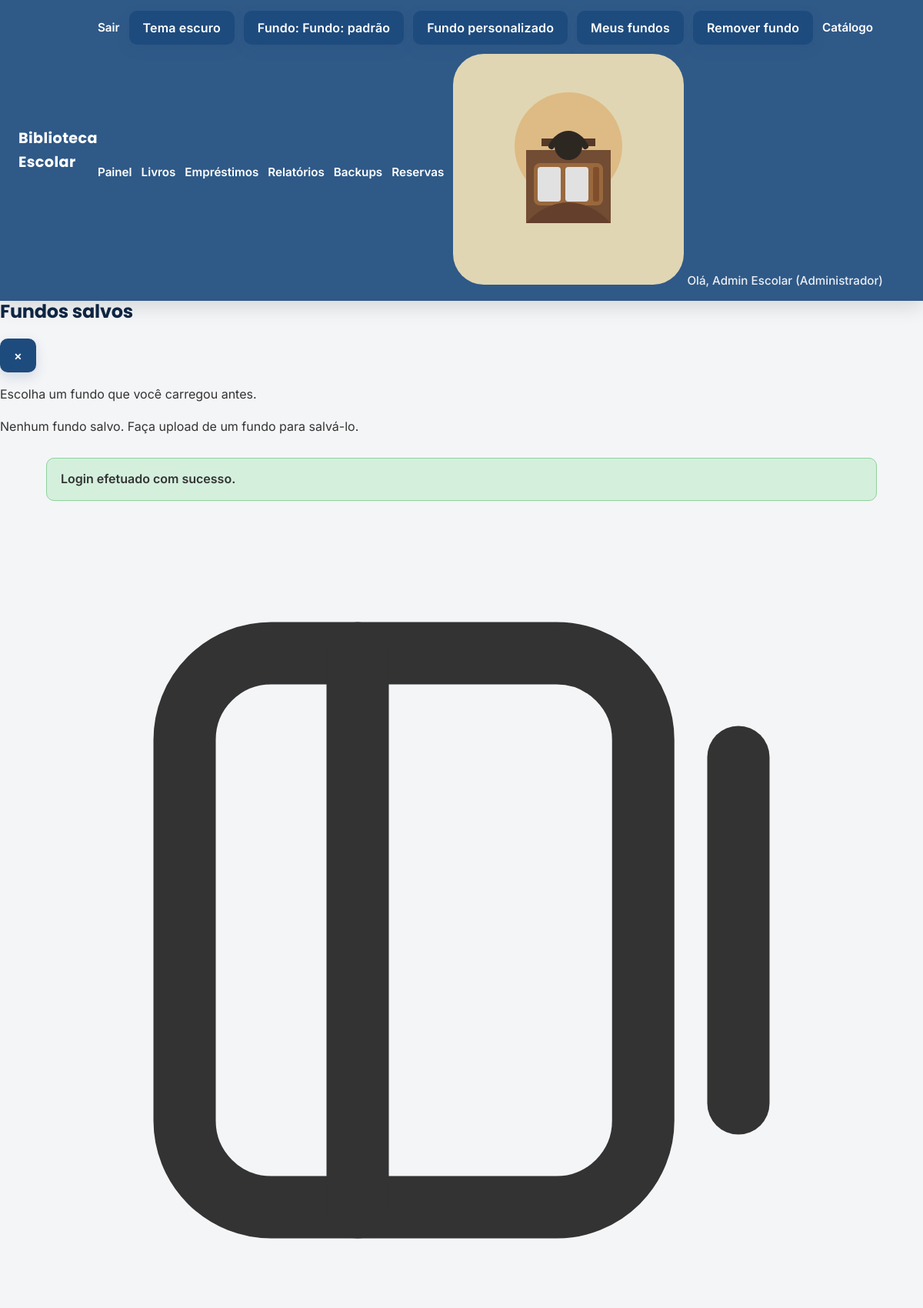
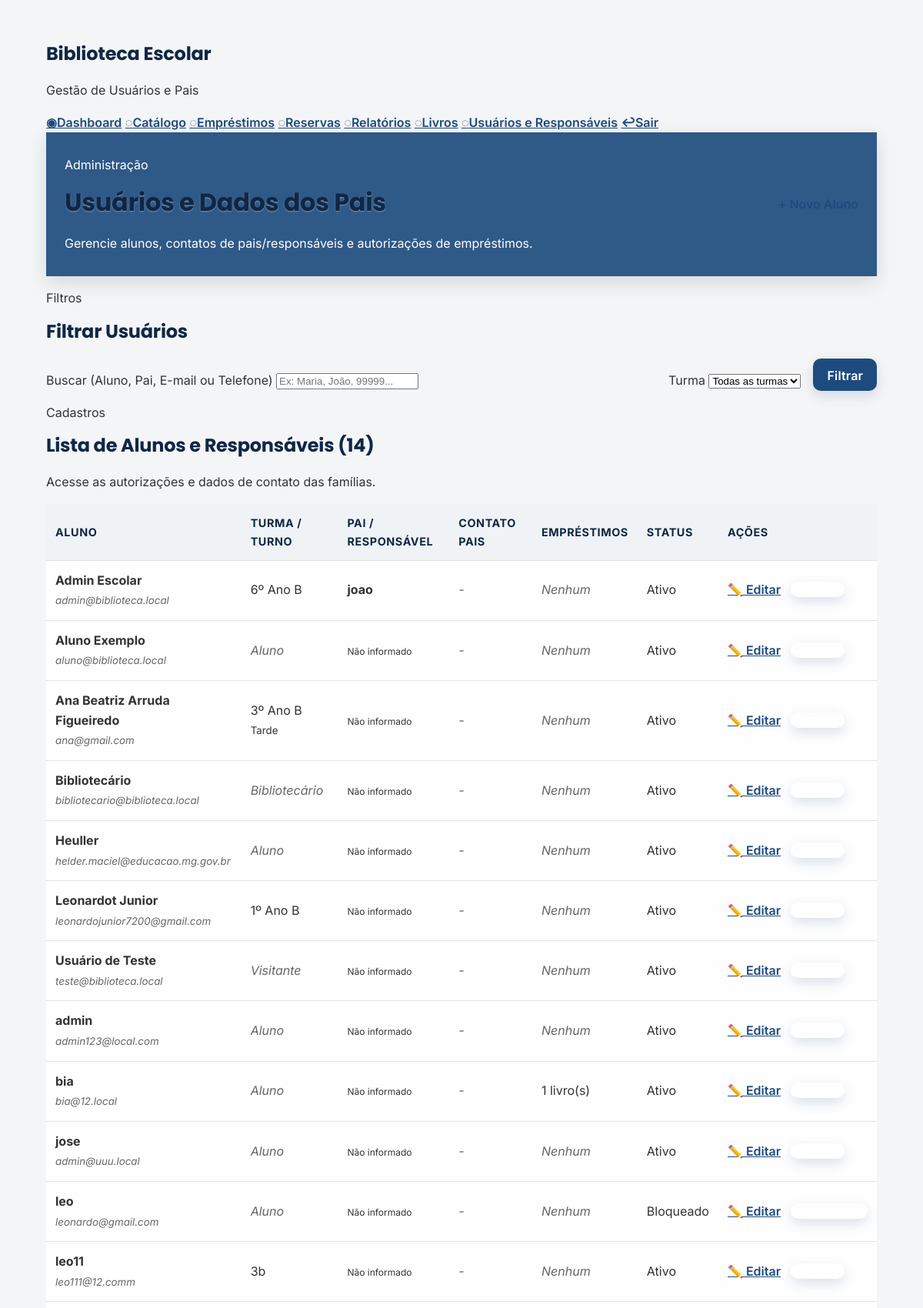
/users.php (signed in, upper part), run on the app's committed database (2 pictures, top to bottom).
### tables this page shows
CREATE TABLE users (
        id INTEGER PRIMARY KEY AUTOINCREMENT,
        name TEXT NOT NULL,
        email TEXT NOT NULL UNIQUE,
        password TEXT NOT NULL,
        role_id INTEGER NOT NULL,
        blocked INTEGER NOT NULL DEFAULT 0,
        created_at TEXT NOT NULL DEFAULT CURRENT_TIMESTAMP, profile_photo TEXT, turma TEXT, turno TEXT, parent_name TEXT, parent_phone TEXT, parent_email TEXT, parent_document TEXT,
        FOREIGN KEY(role_id) REFERENCES roles(id)
    );

### includes/functions.php (called while the page is built, shortened)
<?php
require_once __DIR__ . '/auth.php';
function base_url(string $path = ''): string
{
    $base = BASE_URL;
    return rtrim($base, '/') . '/' . ltrim($path, '/');
}
function profile_photo_url(?string $photoPath): string
{
    if (empty($photoPath)) {
        return base_url('img/avatars/avatar-biblioteca.svg');
    }
    return base_url('img/avatars/avatar-biblioteca.svg');
}
function get_flash(): ?array
{
    if (isset($_SESSION['_flash'])) {
        $flash = $_SESSION['_flash'];
        return $flash;
    }
    return null;
}
function h(string $value): string
{
    return htmlspecialchars($value, ENT_QUOTES, 'UTF-8');
}

### includes/auth.php (called while the page is built, shortened)
<?php
function current_user(): ?array{    return $_SESSION['user'] ?? null;}function user_has_role(string|array $role): bool{    $user = current_user();    $roles = is_array($role) ? $role : [$role];    return in_array($user['role_name'], $roles, true);}

### users.php (the view, shortened to what this page needs)
<?php
require_once __DIR__ . '/includes/auth.php';
require_once __DIR__ . '/includes/functions.php';
$db = get_db();
$search = trim((string)($_GET['search'] ?? ''));
$where = ['1=1'];
$params = [];
$whereSql = implode(' AND ', $where);
$usersList = $db->prepare("SELECT u.*, r.name AS role_name, (SELECT COUNT(*) FROM loans l WHERE l.user_id = u.id AND l.returned_at IS NULL) AS active_loans FROM users u JOIN roles r ON u.role_id = r.id WHERE {$whereSql} ORDER BY u.name ASC");
$usersList->execute($params);
$users = $usersList->fetchAll();
require_once __DIR__ . '/includes/header.php';
?>
<div class="dashboard-shell">
    <aside class="dashboard-sidebar">
        <div>
            <div class="sidebar-brand">
                <div class="brand-mark">
                    <svg viewBox="0 0 24 24" fill="none" stroke="currentColor" stroke-width="1.8" stroke-linecap="round" stroke-linejoin="round">
                        <path d="M4 6.5A2.5 2.5 0 0 1 6.5 4h8.25A2.5 2.5 0 0 1 17.25 6.5v11A2.5 2.5 0 0 1 14.75 20H6.5A2.5 2.5 0 0 1 4 17.5z"></path>
                        <path d="M9 4v16"></path>
                        <path d="M20 7v10"></path>
                    </svg>
                </div>
                <div>
                    <h2>Biblioteca Escolar</h2>
                    <p>Gestão de Usuários e Pais</p>
                </div>
            </div>
            <nav class="sidebar-nav" aria-label="Menu principal">
                <a class="nav-item" href="dashboard.php"><span class="nav-icon">◉</span><span>Dashboard</span></a>
                <a class="nav-item" href="index.php"><span class="nav-icon">◌</span><span>Catálogo</span></a>
                <a class="nav-item" href="loans.php"><span class="nav-icon">◌</span><span>Empréstimos</span></a>
                <a class="nav-item" href="reservations.php"><span class="nav-icon">◌</span><span>Reservas</span></a>
                <a class="nav-item" href="reports.php"><span class="nav-icon">◌</span><span>Relatórios</span></a>
                <a class="nav-item" href="books.php"><span class="nav-icon">◌</span><span>Livros</span></a>
                <a class="nav-item active" href="users.php"><span class="nav-icon">◌</span><span>Usuários e Responsáveis</span></a>
                <a class="sidebar-logout nav-item" href="logout.php"><span class="nav-icon">↩</span><span>Sair</span></a>
            </nav>
        </div>
    </aside>
    <div class="dashboard-main-panel">
        <header class="dashboard-topbar">
            <div>
                <p class="eyebrow">Administração</p>
                <h1>Usuários e Dados dos Pais</h1>
                <p class="topbar-subtitle">Gerencie alunos, contatos de pais/responsáveis e autorizações de empréstimos.</p>
            </div>
            <div class="topbar-actions">
                <a href="register.php" class="primary-btn" style="text-decoration: none;">+ Novo Aluno</a>
            </div>
        </header>
        <section class="panel">
            <div class="panel-header">
                <div>
                    <p class="panel-eyebrow">Filtros</p>
                    <h2>Filtrar Usuários</h2>
                </div>
            </div>
            <form method="get" action="users.php" class="loan-form" style="display: flex; gap: 1rem; align-items: flex-end; flex-wrap: wrap;">
                <div class="field-group" style="flex: 1; min-width: 200px;">
                    <label for="search">Buscar (Aluno, Pai, E-mail ou Telefone)</label>
                    <input type="text" id="search" name="search" value="<?php echo h($search); ?>" placeholder="Ex: Maria, João, 99999...">
                </div>
                <div class="field-group" style="min-width: 150px;">
                    <label for="turma_filter">Turma</label>
                    <select id="turma_filter" name="turma">
                        <option value="">Todas as turmas</option>
                    </select>
                </div>
                <button type="submit" class="primary-btn" style="height: 42px;">Filtrar</button>
            </form>
        </section>
        <section class="panel table-panel">
            <div class="panel-header">
                <div>
                    <p class="panel-eyebrow">Cadastros</p>
                    <h2>Lista de Alunos e Responsáveis (<?php echo count($users); ?>)</h2>
                    <p class="panel-subtitle">Acesse as autorizações e dados de contato das famílias.</p>
                </div>
            </div>
            <div class="table-wrapper">
                <?php if (empty($users)): ?>
                    <p class="empty-state">Nenhum usuário encontrado com os critérios fornecidos.</p>
                <?php else: ?>
                    <table class="dashboard-table">
                        <thead>
                            <tr>
                                <th>Aluno</th>
                                <th>Turma / Turno</th>
                                <th>Pai / Responsável</th>
                                <th>Contato Pais</th>
                                <th>Empréstimos</th>
                                <th>Status</th>
                                <th>Ações</th>
                            </tr>
                        </thead>
                        <tbody>
                            <?php foreach ($users as $u): ?>
                                <tr>
                                    <td>
                                        <strong><?php echo h($u['name']); ?></strong><br>
                                        <small class="muted"><?php echo h($u['email']); ?></small>
                                    </td>
                                    <td>
                                        <?php if (!empty($u['turma'])): ?>
                                            <span class="status-pill status-active"><?php echo h($u['turma']); ?></span>
                                            <br><small><?php echo h($u['turno'] ?? ''); ?></small>
                                        <?php else: ?>
                                            <span class="muted"><?php echo h($u['role_name']); ?></span>
                                        <?php endif; ?>
                                    </td>
                                    <td>
                                        <?php if (!empty($u['parent_name'])): ?>
                                            <strong><?php echo h($u['parent_name']); ?></strong>
                                        <?php else: ?>
                                            <span class="status-pill status-warning" style="font-size: 0.75rem;">Não informado</span>
                                        <?php endif; ?>
                                    </td>
                                    <td>
                                        <?php if (!empty($u['parent_phone'])): ?>
                                            <a href="https://wa.me/<?php echo preg_replace('/[^\d]/', '', $u['parent_phone']); ?>" target="_blank" rel="noopener" style="color: #16a34a; font-weight: 500; text-decoration: none;">
                                                📱 <?php echo h($u['parent_phone']); ?>
                                            </a>
                                        <?php else: ?>
                                            <span class="muted">-</span>
                                        <?php endif; ?>
                                    </td>
                                    <td>
                                        <?php if ($u['active_loans'] > 0): ?>
                                            <span class="status-pill status-active"><?php echo (int)$u['active_loans']; ?> livro(s)</span>
                                        <?php else: ?>
                                            <span class="muted">Nenhum</span>
                                        <?php endif; ?>
                                    </td>
                                    <td>
                                        <?php if (!empty($u['blocked'])): ?>
                                            <span class="status-pill status-overdue">Bloqueado</span>
                                        <?php else: ?>
                                            <span class="status-pill status-active">Ativo</span>
                                        <?php endif; ?>
                                    </td>
                                    <td style="white-space: nowrap;">
                                        <a class="action-link" href="users.php?edit=<?php echo (int)$u['id']; ?>" style="margin-right: 0.5rem;">✏️ Editar</a>
                                        <form method="post" action="users.php?toggle_block=<?php echo (int)$u['id']; ?>" style="display:inline; margin:0;">
                                            <button type="submit" class="soft-link" onclick="return confirm('Alterar status deste usuário?');" style="background:none; border:none; padding:0; cursor:pointer;">
                                            </button>
                                        </form>
                                    </td>
                                </tr>
                            <?php endforeach; ?>
                        </tbody>
                    </table>
                <?php endif; ?>
            </div>
        </section>
    </div>
</div>
<?php require_once __DIR__ . '/includes/footer.php';

### includes/header.php (shortened to what this page needs)
<?php
require_once __DIR__ . '/auth.php';
require_once __DIR__ . '/functions.php';
$user = current_user();
$flash = get_flash();
$headerPhoto = '';
if ($user) {
    $headerPhoto = profile_photo_url($user['profile_photo'] ?? null);
}
?>
<!DOCTYPE html>
<html lang="pt-BR">
<head>
    <link rel="stylesheet" href="<?php echo h(base_url('css/style.css')); ?>">
    <link rel="stylesheet" href="<?php echo h(base_url('css/background-remover.css')); ?>">
</head>
<?php
$pageName = basename($_SERVER['PHP_SELF'] ?? 'index.php');
$dashboardPages = ['index.php', 'dashboard.php', 'books.php', 'loans.php', 'reservations.php', 'reports.php', 'register.php', 'users.php', 'backup.php'];
$bodyClass = in_array($pageName, $dashboardPages, true) ? 'dashboard-page' : '';
?>
<body class="<?php echo h($bodyClass); ?>">
<header>
    <div class="brand"><a href="<?php echo h(base_url('index.php')); ?>"><?php echo h(SITE_NAME); ?></a></div>
    <nav>
        <?php if ($user): ?>
            <a href="<?php echo h(base_url('logout.php')); ?>" class="nav-logout">Sair</a>
        <?php else: ?>
            <a href="<?php echo h(base_url('login.php')); ?>">Login</a>
            <a href="<?php echo h(base_url('register.php')); ?>">Cadastro</a>
        <?php endif; ?>
        <?php if ($pageName !== 'login.php'): ?>
            <button id="theme-toggle" type="button">Tema escuro</button>
            <button id="background-toggle" type="button">Fundo: padrão</button>
            <button id="background-photo-button" type="button">Fundo personalizado</button>
            <button id="background-gallery-toggle" type="button">Meus fundos</button>
            <button id="background-remover-toggle" type="button">Remover fundo</button>
        <?php endif; ?>
        <a href="<?php echo h(base_url('index.php')); ?>">Catálogo</a>
        <?php if ($user): ?>
            <?php if (user_has_role('Aluno')): ?>
                <a href="<?php echo h(base_url('student_dashboard.php')); ?>">Painel do Aluno</a>
            <?php else: ?>
                <a href="<?php echo h(base_url('dashboard.php')); ?>">Painel</a>
            <?php endif; ?>
            <?php if (user_has_role(['Administrador', 'Bibliotecário'])): ?>
                <a href="<?php echo h(base_url('books.php')); ?>">Livros</a>
                <a href="<?php echo h(base_url('loans.php')); ?>">Empréstimos</a>
                <a href="<?php echo h(base_url('reports.php')); ?>">Relatórios</a>
                <a href="<?php echo h(base_url('backup.php')); ?>">Backups</a>
            <?php endif; ?>
            <a href="<?php echo h(base_url('reservations.php')); ?>">Reservas</a>
            <div class="nav-user">
                <img src="<?php echo h($headerPhoto); ?>" alt="Foto de perfil" class="nav-user-avatar">
                <span>Olá, <?php echo h($user['name']); ?> (<?php echo h($user['role_name']); ?>)</span>
            </div>
        <?php endif; ?>
    </nav>
</header>
<div id="background-gallery" class="background-gallery hidden">
    <div class="background-gallery-inner">
        <div class="background-gallery-header">
            <h2>Fundos salvos</h2>
            <button id="background-gallery-close" type="button">×</button>
        </div>
        <p>Escolha um fundo que você carregou antes.</p>
        <div class="background-gallery-empty">Nenhum fundo salvo. Faça upload de um fundo para salvá-lo.</div>
    </div>
</div>
<main>
    <?php if ($flash): ?>
        <div class="flash <?php echo h($flash['type']); ?>"><?php echo h($flash['message']); ?></div>
    <?php endif; ?>

### data on the page
users: name "Admin Escolar", email "admin@biblioteca.local", turma "6º Ano B", parent_name "joao", shows "Nenhum", blocked "Ativo"
users: name "Aluno Exemplo", email "aluno@biblioteca.local", role_name "Aluno", shows "Não informado", shows "Nenhum", blocked "Ativo"
users: name "Ana Beatriz Arruda Figueiredo", email "ana@gmail.com", turma "3º Ano B", turno "Tarde", shows "Não informado", shows "Nenhum", blocked "Ativo"
users: name "Bibliotecário", email "bibliotecario@biblioteca.local", role_name "Bibliotecário", shows "Não informado", shows "Nenhum", blocked "Ativo"
users: name "Heuller", email "helder.maciel@educacao.mg.gov.br", role_name "Aluno", shows "Não informado", shows "Nenhum", blocked "Ativo"
users: name "Leonardot Junior", email "leonardojunior7200@gmail.com", turma "1º Ano B", shows "Não informado", shows "Nenhum", blocked "Ativo"
users: name "Usuário de Teste", email "teste@biblioteca.local", role_name "Visitante", shows "Não informado", shows "Nenhum", blocked "Ativo"
users: name "admin", email "admin123@local.com", role_name "Aluno", shows "Não informado", shows "Nenhum", blocked "Ativo"
users: name "bia", email "bia@12.local", role_name "Aluno", shows "Não informado", active_loans "1", blocked "Ativo"
users: name "jose", email "admin@uuu.local", role_name "Aluno", shows "Não informado", shows "Nenhum", blocked "Ativo"
users: name "leo", email "leonardo@gmail.com", role_name "Aluno", shows "Não informado", shows "Nenhum", blocked "Bloqueado"
users: name "leo11", email "leo111@12.comm", turma "3b", shows "Não informado", shows "Nenhum", blocked "Ativo"

### other printed values
SITE_NAME "Biblioteca Escolar"
$user['role_name'] "Administrador"
$flash['message'] "Login efetuado com sucesso."
count($users) "14"
